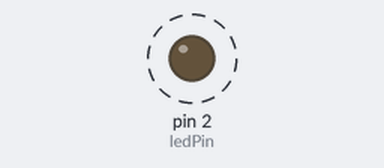
This sketch was run on a simulated Arduino Nano, built with avr-gcc and run on an emulated ATmega328P. Shown: output pins drawn as LEDs (lit = HIGH). Dashed ring = blinking. USB keyboard and mouse output is not drawn.

Above: at 0.5 s.
Timing chart, 0 to 4.7 s (numbered marks = the images above):
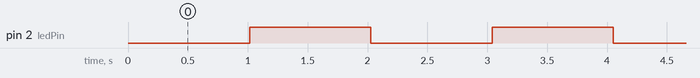

The sketch:

KeyboardWriteChars.ino
```cpp
#include "USB.h"
#include "USBHIDKeyboard.h"

//Install Board Libraries for "Arduino ESP32 Boards" by Arduino.
//Select Board: Arduino Nano ESP32

USBHIDKeyboard Keyboard;

const int ledPin = 2;  // the pin that the LED is attached to

int charsSent = 0;
int sendTimer = 0;
int sendTime = 100;

void setup() {
  // initialize the USB HID keyboard:
  Keyboard.begin();
  USB.begin();
  // initialize the serial communication:
  Serial.begin(9600);
  // initialize the ledPin as an output:
  pinMode(ledPin, OUTPUT);
}

void loop() {
  //Reading data from USB HID keyboard (Unity cannot send back to HID device):
  // Note: In HID keyboard mode, communication is one-way (Arduino -> Unity)
  // LED control would require Serial or other communication method

  //Sending keyboard keys on a repeating timer:
  if(sendTimer > 0) {
    sendTimer -= 1;
  } else {
    sendTimer = sendTime;

    //Switch between sending keys 'a' or 'b':
    charsSent += 1;
    if(charsSent % 2 == 0) {
      Keyboard.write('a');
      digitalWrite(ledPin, HIGH);
    } else {
      Keyboard.write('b');
      digitalWrite(ledPin, LOW);
    }
  }

  //Quick delay:
  delay(10);
}
```

Measured:
- by itself, pin 2 (ledPin): alternates HIGH for 1.0 s and LOW for 1.0 s
